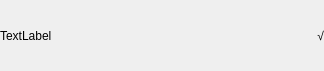
<?xml version="1.0" encoding="UTF-8"?>
<ui version="4.0">
 <class>DeCheckBox</class>
 <widget class="QWidget" name="DeCheckBox">
  <property name="geometry">
   <rect>
    <x>0</x>
    <y>0</y>
    <width>324</width>
    <height>71</height>
   </rect>
  </property>
  <property name="windowTitle">
   <string>DeCheckBox</string>
  </property>
  <layout class="QGridLayout" name="gridLayout">
   <property name="margin">
    <number>0</number>
   </property>
   <property name="spacing">
    <number>0</number>
   </property>
   <item row="0" column="0">
    <widget class="QLabel" name="label">
     <property name="styleSheet">
      <string notr="true">background-color: rgb(255, 255, 255, 0);</string>
     </property>
     <property name="text">
      <string>TextLabel</string>
     </property>
    </widget>
   </item>
   <item row="0" column="1">
    <widget class="QLabel" name="label_2">
     <property name="text">
      <string>√</string>
     </property>
     <property name="alignment">
      <set>Qt::AlignRight|Qt::AlignTrailing|Qt::AlignVCenter</set>
     </property>
    </widget>
   </item>
  </layout>
 </widget>
 <layoutdefault spacing="6" margin="11"/>
 <resources/>
 <connections/>
</ui>
